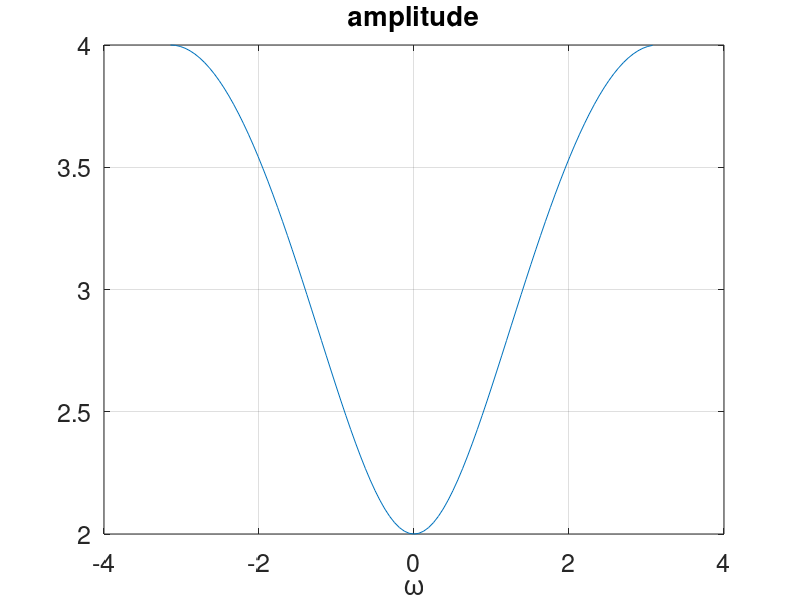
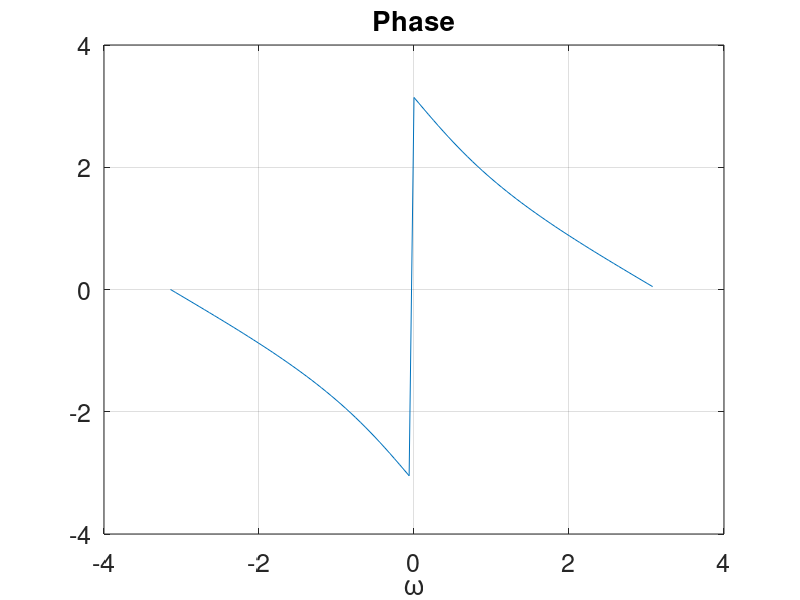
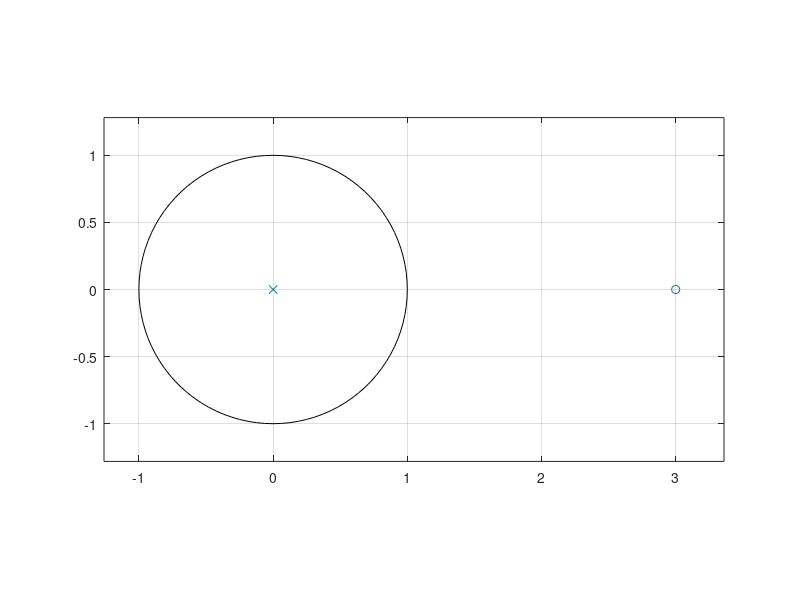

Here is the MATLAB script that generated these plots, in order: (Note: this script raises an error after producing the figures.)
% Exercise 12

% Given H(z) = 1 - 0.8 z^-1
% Compute its frequency response using N = 100 points and plot
% one period (omega in [-pi, pi))
% Which are the zeros and poles?
% How does the phase behave?
% Try also H(z) = 1 - z^-1, H(z) = 1 + z^-1, H(z) = 1 - 3z^-1
% In which cases are zeros minimum-phase?
% When are zeros maximum-phase?
% Write a function to state if a zero is minimum or maximum
% phase.

close all
clearvars
clc

%% define H(z)

% denominator coefficients (from a_0 to a_D)
A_z = 1;
% numerator coefficients (from b_0 to b_N)
B_z = [1, -3];

%% H(f)

N = 100;

[H_omega_2pi, omega_2pi] = freqz(B_z,A_z, N, 'whole');

figure,
% shift the x-axis by pi, in order to visualize the fft spectrum from [-pi,
% pi)
% shift also the fft spectrum around omega = 0, by using the function
% fftshift. For details, see: https://www.mathworks.com/help/matlab/ref/fftshift.html
plot(omega_2pi - pi, fftshift(abs(H_omega_2pi)));
xlabel('\omega');
title('amplitude');
grid
set(gca, 'fontsize', 18);

figure,
plot(omega_2pi - pi, fftshift(angle(H_omega_2pi)));
xlabel('\omega');
title('Phase');
grid
set(gca, 'fontsize', 18);

%% plot zeros and poles

figure;
% Be careful! If you first try computing the poles just giving 
% A_z to function 'roots', you will be wrong! There is one pole in z = 0
zplane(B_z, A_z);

%% function minmax phase

zero_Bz = roots(B_z);
is_minmax_phase(zero_Bz);

function [] = is_minmax_phase(zero)

if zero >= 1
    disp('Maximum phase');
elseif zero >0 && zero < 1
    disp('Minimum phase');
else
    disp('The zero is negative');
end
    
end























